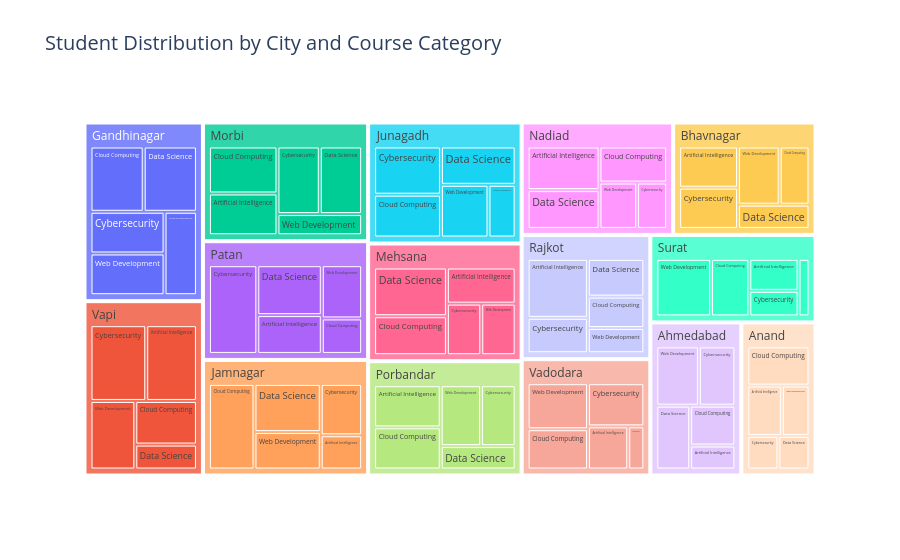

Notebook source saved alongside this figure:
### Code cell
df = pd.read_csv("online_learning_platform_dataset.csv")

city_category = df.groupby(["City", "Course_Category"]).size().reset_index(name="Count")

fig = px.treemap(
    city_category,
    path=["City", "Course_Category"],
    values="Count",
    title="Student Distribution by City and Course Category"
)

fig.update_layout(
    title_font=dict(size=20)
)

fig.show()

### Figure 1 — Plotly figure (JSON) as saved in the notebook; plotly's stock layout.template omitted (floating-point values rounded to 4 significant figures)
{"data": [{"branchvalues": "total", "domain": {"x": [0, 1], "y": [0, 1]}, "hovertemplate": "labels=%{label}<br>Count=%{value}<br>parent=%{parent}<br>id=%{id}<extra></extra>", "ids": ["Ahmedabad/Artificial Intelligence", "Anand/Artificial Intelligence", "Bhavnagar/Artificial Intelligence", "Gandhinagar/Artificial Intelligence", "Jamnagar/Artificial Intelligence", "Junagadh/Artificial Intelligence", "Mehsana/Artificial Intelligence", "Morbi/Artificial Intelligence", "Nadiad/Artificial Intelligence", "Patan/Artificial Intelligence", "Porbandar/Artificial Intelligence", "Rajkot/Artificial Intelligence", "Surat/Artificial Intelligence", "Vadodara/Artificial Intelligence", "Vapi/Artificial Intelligence", "Ahmedabad/Cloud Computing", "Anand/Cloud Computing", "Bhavnagar/Cloud Computing", "Gandhinagar/Cloud Computing", "Jamnagar/Cloud Computing", "Junagadh/Cloud Computing", "Mehsana/Cloud Computing", "Morbi/Cloud Computing", "Nadiad/Cloud Computing", "Patan/Cloud Computing", "Porbandar/Cloud Computing", "Rajkot/Cloud Computing", "Surat/Cloud Computing", "Vadodara/Cloud Computing", "Vapi/Cloud Computing", "Ahmedabad/Cybersecurity", "Anand/Cybersecurity", "Bhavnagar/Cybersecurity", "Gandhinagar/Cybersecurity", "Jamnagar/Cybersecurity", "Junagadh/Cybersecurity", "Mehsana/Cybersecurity", "Morbi/Cybersecurity", "Nadiad/Cybersecurity", "Patan/Cybersecurity", "Porbandar/Cybersecurity", "Rajkot/Cybersecurity", "Surat/Cybersecurity", "Vadodara/Cybersecurity", "Vapi/Cybersecurity", "Ahmedabad/Data Science", "Anand/Data Science", "Bhavnagar/Data Science", "Gandhinagar/Data Science", "Jamnagar/Data Science", "Junagadh/Data Science", "Mehsana/Data Science", "Morbi/Data Science", "Nadiad/Data Science", "Patan/Data Science", "Porbandar/Data Science", "Rajkot/Data Science", "Surat/Data Science", "Vadodara/Data Science", "Vapi/Data Science", "Ahmedabad/Web Development", "Anand/Web Development", "Bhavnagar/Web Development", "Gandhinagar/Web Development", "Jamnagar/Web Development", "Junagadh/Web Development", "Mehsana/Web Development", "Morbi/Web Development", "Nadiad/Web Development", "Patan/Web Development", "Porbandar/Web Development", "Rajkot/Web Development", "Surat/Web Development", "Vadodara/Web Development", "Vapi/Web Development", "Ahmedabad", "Anand", "Bhavnagar", "Gandhinagar", "Jamnagar", "Junagadh", "Mehsana", "Morbi", "Nadiad", "Patan", "Porbandar", "Rajkot", "Surat", "Vadodara", "Vapi"], "labels": ["Artificial Intelligence", "Artificial Intelligence", "Artificial Intelligence", "Artificial Intelligence", "Artificial Intelligence", "Artificial Intelligence", "Artificial Intelligence", "Artificial Intelligence", "Artificial Intelligence", "Artificial Intelligence", "Artificial Intelligence", "Artificial Intelligence", "Artificial Intelligence", "Artificial Intelligence", "Artificial Intelligence", "Cloud Computing", "Cloud Computing", "Cloud Computing", "Cloud Computing", "Cloud Computing", "Cloud Computing", "Cloud Computing", "Cloud Computing", "Cloud Computing", "Cloud Computing", "Cloud Computing", "Cloud Computing", "Cloud Computing", "Cloud Computing", "Cloud Computing", "Cybersecurity", "Cybersecurity", "Cybersecurity", "Cybersecurity", "Cybersecurity", "Cybersecurity", "Cybersecurity", "Cybersecurity", "Cybersecurity", "Cybersecurity", "Cybersecurity", "Cybersecurity", "Cybersecurity", "Cybersecurity", "Cybersecurity", "Data Science", "Data Science", "Data Science", "Data Science", "Data Science", "Data Science", "Data Science", "Data Science", "Data Science", "Data Science", "Data Science", "Data Science", "Data Science", "Data Science", "Data Science", "Web Development", "Web Development", "Web Development", "Web Development", "Web Development", "Web Development", "Web Development", "Web Development", "Web Development", "Web Development", "Web Development", "Web Development", "Web Development", "Web Development", "Web Development", "Ahmedabad", "Anand", "Bhavnagar", "Gandhinagar", "Jamnagar", "Junagadh", "Mehsana", "Morbi", "Nadiad", "Patan", "Porbandar", "Rajkot", "Surat", "Vadodara", "Vapi"], "name": "", "parents": ["Ahmedabad", "Anand", "Bhavnagar", "Gandhinagar", "Jamnagar", "Junagadh", "Mehsana", "Morbi", "Nadiad", "Patan", "Porbandar", "Rajkot", "Surat", "Vadodara", "Vapi", "Ahmedabad", "Anand", "Bhavnagar", "Gandhinagar", "Jamnagar", "Junagadh", "Mehsana", "Morbi", "Nadiad", "Patan", "Porbandar", "Rajkot", "Surat", "Vadodara", "Vapi", "Ahmedabad", "Anand", "Bhavnagar", "Gandhinagar", "Jamnagar", "Junagadh", "Mehsana", "Morbi", "Nadiad", "Patan", "Porbandar", "Rajkot", "Surat", "Vadodara", "Vapi", "Ahmedabad", "Anand", "Bhavnagar", "Gandhinagar", "Jamnagar", "Junagadh", "Mehsana", "Morbi", "Nadiad", "Patan", "Porbandar", "Rajkot", "Surat", "Vadodara", "Vapi", "Ahmedabad", "Anand", "Bhavnagar", "Gandhinagar", "Jamnagar", "Junagadh", "Mehsana", "Morbi", "Nadiad", "Patan", "Porbandar", "Rajkot", "Surat", "Vadodara", "Vapi", "", "", "", "", "", "", "", "", "", "", "", "", "", "", ""], "type": "treemap", "values": [3, 5, 7, 7, 4, 4, 7, 8, 9, 7, 8, 10, 5, 5, 10, 5, 7, 5, 9, 11, 8, 8, 9, 7, 4, 8, 5, 7, 7, 7, 6, 3, 7, 8, 6, 9, 5, 8, 4, 12, 6, 6, 4, 7, 11, 6, 3, 5, 9, 9, 8, 10, 8, 8, 9, 5, 6, 2, 2, 4, 7, 4, 7, 8, 7, 7, 5, 5, 5, 6, 7, 4, 10, 8, 8, 27, 22, 31, 41, 37, 36, 35, 38, 33, 38, 34, 31, 28, 29, 40]}], "layout": {"legend": {"tracegroupgap": 0}, "title": {"font": {"size": 20}, "text": "Student Distribution by City and Course Category"}}}
